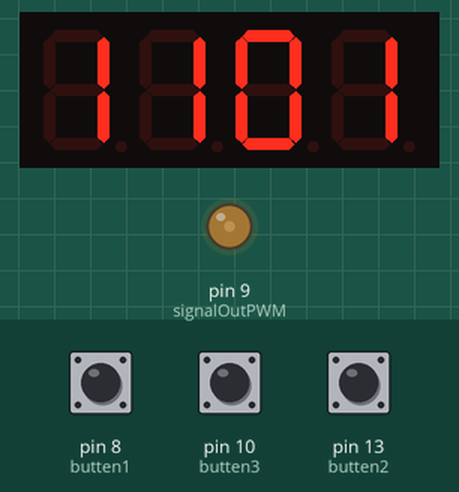
A sketch run on a simulated Arduino Uno, built with avr-gcc and run on an emulated ATmega328P. Parts: 4-digit seven-segment display, output pins drawn as LEDs (lit = HIGH). Dashed ring = blinking. Inputs (shaded band) come from the test bench; at power-on: pin 13 (butten2) HIGH, pin 10 (butten3) HIGH, pin 8 (butten1) HIGH.

Above: at 0.4 s.
1.3 s: pin 13 (butten2) pulled LOW for 0.15 s
At 1.91 s:
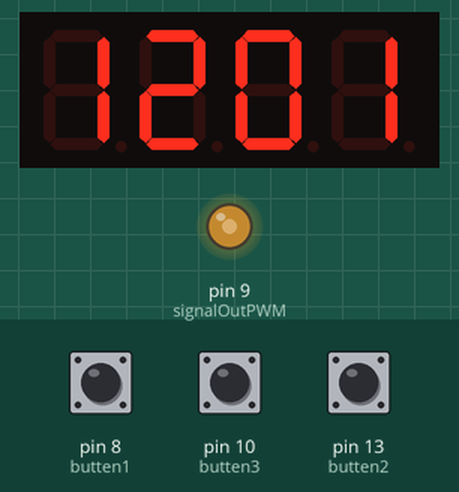
2.0 s: pin 13 (butten2) pulled LOW for 1 s
At 2.9 s:
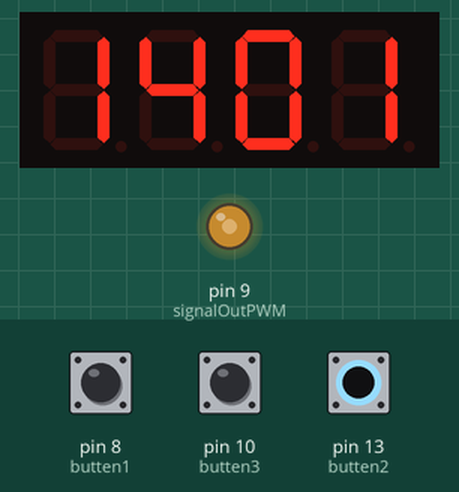
3.6 s: pin 10 (butten3) pulled LOW for 0.15 s
At 5.0 s:
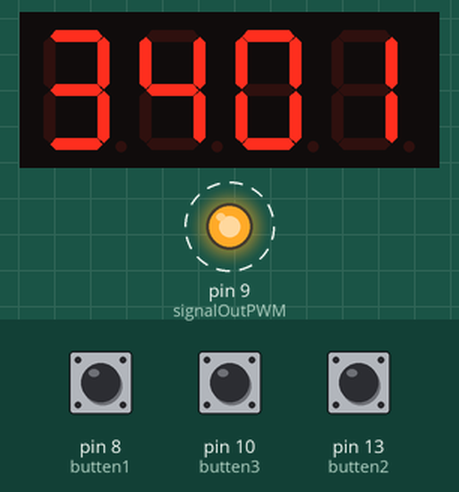
6.7 s: pin 8 (butten1) pulled LOW for 1 s
At 7.96 s:
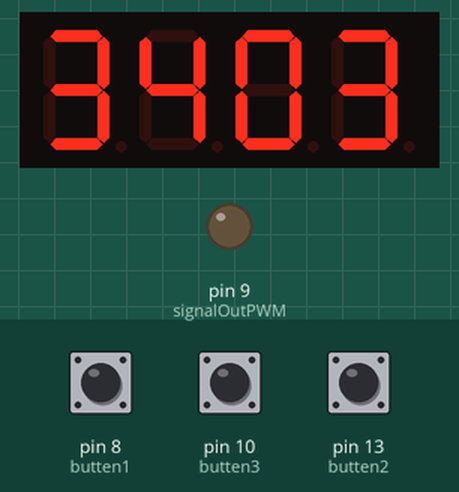
8.3 s: pin 8 (butten1) pulled LOW for 0.15 s
At 8.7 s:
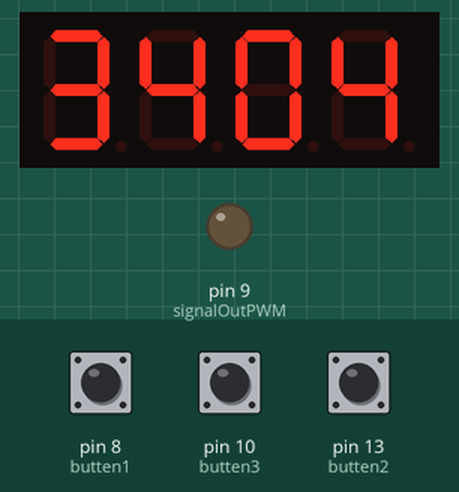
9.0 s: pin 10 (butten3) pulled LOW for 1 s
At 9.4 s:
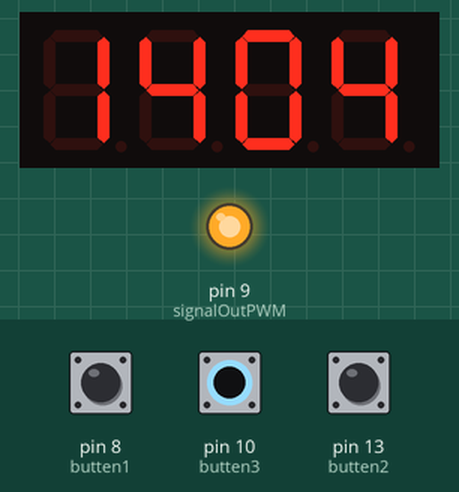
Timing chart, 0 to 11.6 s (numbered marks = the images above; inputs shaded):
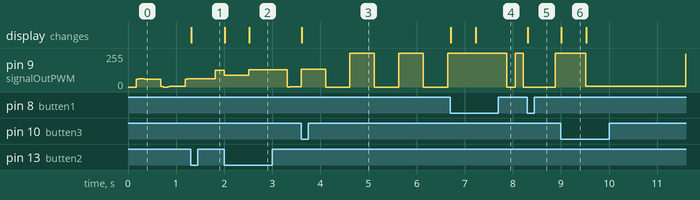

Measured:
- after the input at 1.3 s, the display: changes at once (image 1)
- after the input at 2.0 s, the display: first changes at once (image 2 shows a later state)
- after the input at 3.6 s, the display: changes at once (image 3)
- after the input at 6.7 s, the display: first changes at once (image 4 shows a later state)
- after the input at 8.3 s, the display: changes at once (image 5)
- after the input at 9.0 s, the display: changes at once (image 6)
- by itself, pin 9 (signalOutPWM): alternates 255/255 for 0.51 s and 0/255 for 0.51 s

The sketch:

sine2.ino
```cpp
#include "waveData2.h"
#include "TM1637.h"
#define CLK 3
#define DIO 2
TM1637 tm1637(CLK,DIO);
int8_t displayData[4]={1,1,0,1};
unsigned int wholePeriodNum = 512;
unsigned int i, step,k=1;
unsigned int signalOutPWM = 9;
unsigned int delaytime = 1950;
int value1,value2,value3,k1=1;
int mode=2;
int butten1 = 8;
int butten2 = 13;
int butten3 = 10;
void setup()
 {
  tm1637.set();
  tm1637.init();
  pinMode(signalOutPWM, OUTPUT);
  pinMode(butten1,INPUT_PULLUP);
  pinMode(butten2,INPUT_PULLUP);
  pinMode(butten3,INPUT_PULLUP);
  step = 1;
  Serial.begin(9600);
  tm1637.display(displayData);
}
void loop()
 {
  i %= wholePeriodNum;
  if(mode==2){analogWrite(signalOutPWM, sinData[i]*k1/4);}
  else if(mode==1){analogWrite(signalOutPWM, triangularData[i]*k1/4);}
  else if(mode==3){analogWrite(signalOutPWM, squareData[i]*k1/4);}
  i = i + step;
  delayMicroseconds(delaytime);
  value1=digitalRead(8);
  value2=digitalRead(13);
  value3=digitalRead(10);
  if(value1==LOW){k=k+1;
    if(k==21){k=1;step=0;}
    step=step+1;
    displayData[2]=k/10;
    displayData[3]=k%10;
    tm1637.display(displayData);
    delay(500);}
  if(value2==LOW){k1 = k1 + 1;
    if(k1==5){k1=1; }displayData[1]=k1;
    tm1637.display(displayData);
    delay(500);}
  if(value3==LOW){
    mode = mode + 1;
    if(mode==4){mode=1; }
    displayData[0]=mode;
    tm1637.display(displayData);
    delay(500);
  }
}
```

Source omitted: waveData2.h (data table, 7033 bytes)
